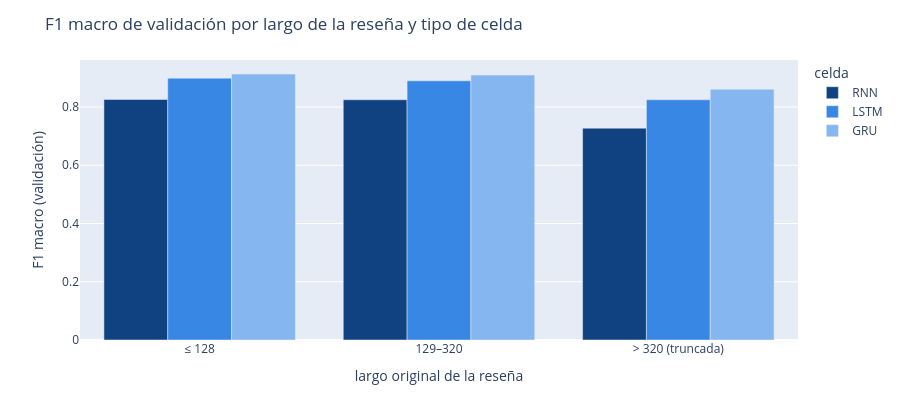

Notebook cell for this chart:
### Code cell
# ============================================================
# Gráfico del F1 por tramo de largo
# ============================================================
fig = px.bar(tabla_tramos_celda, x="tramo", y="f1_macro", color="celda", barmode="group",
             color_discrete_sequence=COLORES, category_orders={"tramo": [t for _, _, t in TRAMOS]},
             labels={"f1_macro": "F1 macro (validación)", "tramo": "largo original de la reseña"}, height=420)
fig.update_layout(title="F1 macro de validación por largo de la reseña y tipo de celda")
fig.show()

### Figure 1 — Plotly figure (JSON) as saved in the notebook; plotly's stock layout.template omitted (floating-point values rounded to 4 significant figures)
{"data": [{"alignmentgroup": "True", "hovertemplate": "celda=RNN<br>largo original de la reseña=%{x}<br>F1 macro (validación)=%{y}<extra></extra>", "legendgroup": "RNN", "marker": {"color": "#104281", "pattern": {"shape": ""}}, "name": "RNN", "offsetgroup": "RNN", "orientation": "v", "showlegend": true, "textposition": "auto", "x": ["≤ 128", "129–320", "> 320 (truncada)"], "xaxis": "x", "y": [0.8258, 0.8249, 0.7274], "yaxis": "y", "type": "bar"}, {"alignmentgroup": "True", "hovertemplate": "celda=LSTM<br>largo original de la reseña=%{x}<br>F1 macro (validación)=%{y}<extra></extra>", "legendgroup": "LSTM", "marker": {"color": "#3987E5", "pattern": {"shape": ""}}, "name": "LSTM", "offsetgroup": "LSTM", "orientation": "v", "showlegend": true, "textposition": "auto", "x": ["≤ 128", "129–320", "> 320 (truncada)"], "xaxis": "x", "y": [0.899, 0.8899, 0.825], "yaxis": "y", "type": "bar"}, {"alignmentgroup": "True", "hovertemplate": "celda=GRU<br>largo original de la reseña=%{x}<br>F1 macro (validación)=%{y}<extra></extra>", "legendgroup": "GRU", "marker": {"color": "#86B6EF", "pattern": {"shape": ""}}, "name": "GRU", "offsetgroup": "GRU", "orientation": "v", "showlegend": true, "textposition": "auto", "x": ["≤ 128", "129–320", "> 320 (truncada)"], "xaxis": "x", "y": [0.9133, 0.9096, 0.8612], "yaxis": "y", "type": "bar"}], "layout": {"xaxis": {"anchor": "y", "domain": [0, 1], "title": {"text": "largo original de la reseña"}, "categoryorder": "array", "categoryarray": ["≤ 128", "129–320", "> 320 (truncada)"]}, "yaxis": {"anchor": "x", "domain": [0, 1], "title": {"text": "F1 macro (validación)"}}, "legend": {"title": {"text": "celda"}, "tracegroupgap": 0}, "margin": {"t": 60}, "barmode": "group", "height": 420, "title": {"text": "F1 macro de validación por largo de la reseña y tipo de celda"}}}
